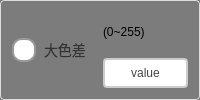
      <widget class="QGroupBox" name="groupBox_12">
       <property name="styleSheet">
        <string notr="true">QGroupBox {
    border: 1px solid #DDD;
    border-radius: 4px;
    font: bold 14px;
    color: #666;
    background-color: rgb(124, 124, 124);
}

QGroupBox::title {
    subcontrol-origin: margin;
    subcontrol-position: top left;
    left: 10px;
    padding: 0 5px;
}</string>
       </property>
       <property name="title">
        <string/>
       </property>
       <layout class="QHBoxLayout" name="horizontalLayout_18">
        <item>
         <widget class="QRadioButton" name="rbtn_largeColorDifferenceEnable">
          <property name="styleSheet">
           <string notr="true">QRadioButton {
    spacing: 8px;
    font-size: 14px;
    color: #333;  /* 保持原始文字颜色 */
}

/* 未选中状态 */
QRadioButton::indicator {
    width: 20px;
    height: 20px;
    border-radius: 10px;
    border: 2px solid #999;
    background: #ffffff;
}

/* 悬停效果 */
QRadioButton::indicator:hover {
    border: 2px solid #666;
}

/* 选中状态 */
QRadioButton::indicator:checked {
    border: 2px solid #FF6B00;  /* 橙色边框 */
}

/* 选中时的内圆 */
QRadioButton::indicator:checked {
    background-color: qradialgradient(
        cx:0.5, cy:0.5,
        radius:0.4,
        fx:0.5, fy:0.5,
        stop:0 #FF6B00,  /* 主橙色 */
        stop:1 transparent
    );
}

/* 禁用状态 */
QRadioButton:::disabled {
    border: 2px solid #ccc;
    background: #eee;
}

/* 点击动画效果 */
QRadioButton::indicator:pressed {
    border: 2px solid #CC5500;  /* 深橙色边框 */
    background-color: qradialgradient(
        cx:0.5, cy:0.5,
        radius:0.5,
        fx:0.5, fy:0.5,
        stop:0 #FFD8B3,  /* 浅橙色渐变 */
        stop:1 transparent
    );
}</string>
          </property>
          <property name="text">
           <string>大色差</string>
          </property>
         </widget>
        </item>
        <item>
         <layout class="QVBoxLayout" name="verticalLayout_17">
          <item>
           <widget class="QLabel" name="label_31">
            <property name="text">
             <string>(0~255)</string>
            </property>
           </widget>
          </item>
          <item>
           <widget class="QPushButton" name="pbtn_largeColorDifferenceDeviation">
            <property name="styleSheet">
             <string notr="true">QPushButton {
    padding: 6px 14px;
    border: 2px solid #CCC;
    border-radius: 4px;
    background-color: white;
    color: #444;
}

QPushButton:hover {
    border-color: #999;
    background-color: #F5F5F5;
}

QPushButton:pressed {
    border-color: #777;
    background-color: #EEE;
}</string>
            </property>
            <property name="text">
             <string>value</string>
            </property>
           </widget>
          </item>
         </layout>
        </item>
       </layout>
      </widget>
